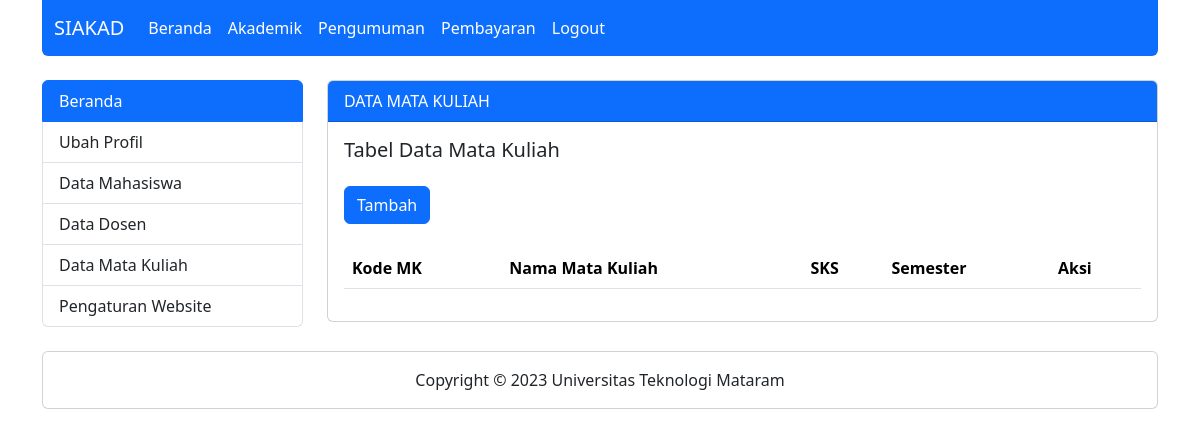
The page /beranda.php?page=mkdata (signed in) on the database as committed earlier.
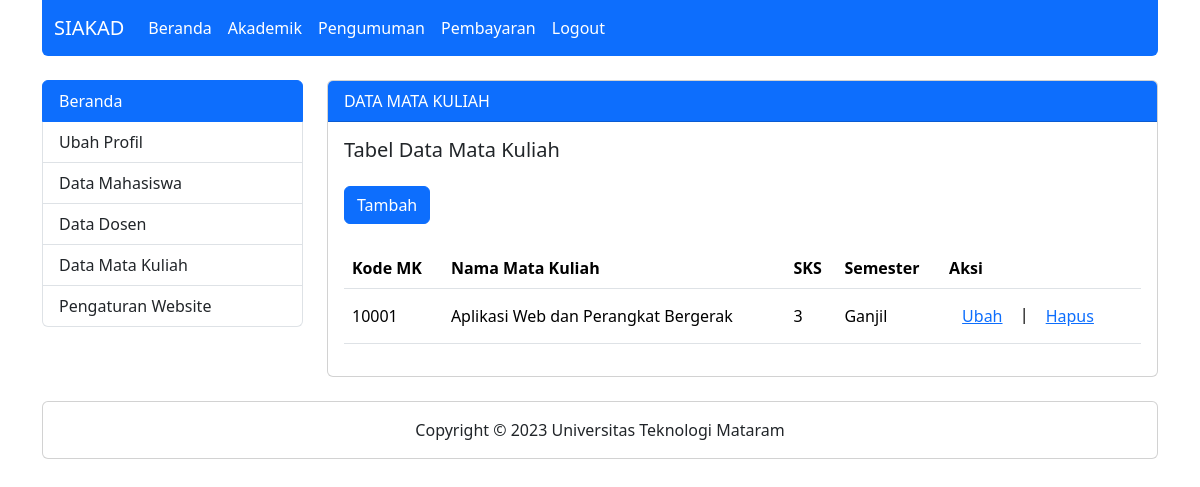
The same page on the database as committed later.
### tables this page shows
CREATE TABLE `tb_mk` (
  `kode_mk` char(5) NOT NULL,
  `nama_mk` varchar(255) DEFAULT NULL,
  `sks` int(1) DEFAULT NULL,
  `semester` varchar(10) DEFAULT NULL
);

### mkdata.php (the view)
<div class="card">
    <div class="card-header text-bg-primary fw-medium">
        DATA MATA KULIAH
    </div>
    <div class="card-body">
        <h5 class="card-title mb-4">Tabel Data Mata Kuliah</h5>
        <a href="?page=mktambah" class="btn btn-primary mb-4">Tambah</a>
        <div class="table-responsive">
            <table class="table table-hover">
                <thead>
                    <tr class="align-middle">
                        <th>Kode MK</th>
                        <th>Nama Mata Kuliah</th>
                        <th>SKS</th>
                        <th>Semester</th>
                        <th>Aksi</th>
                    </tr>
                </thead>
                <tbody>
                    <?php
                    include 'koneksi.php';
                    $mk = mysqli_query($koneksi, "SELECT * FROM tb_mk");
                    while ($hasil = mysqli_fetch_array($mk)) {
                    ?>
                        <tr class="align-middle">
                            <td><?php echo $hasil['kode_mk']; ?></td>
                            <td><?php echo $hasil['nama_mk']; ?></td>
                            <td><?php echo $hasil['sks']; ?></td>
                            <td><?php echo $hasil['semester']; ?></td>
                            <td>
                                <a href="?page=mkubah&&kode_mk=<?php echo $hasil['kode_mk']; ?>" class="btn btn-link">Ubah</a> |
                                <a href="?page=mkhapus&&kode_mk=<?php echo $hasil['kode_mk']; ?>" onclick="return confirm('Data akan dihapus?')" class="btn btn-link">Hapus</a>
                            </td>
                        </tr>
                    <?php }; ?>
                </tbody>
            </table>
        </div>
    </div>
</div>

Rows that differ between the two databases and show on the page:
added tb_mk: kode_mk "10001", nama_mk "Aplikasi Web dan Perangkat Bergerak", sks "3", semester "Ganjil"
